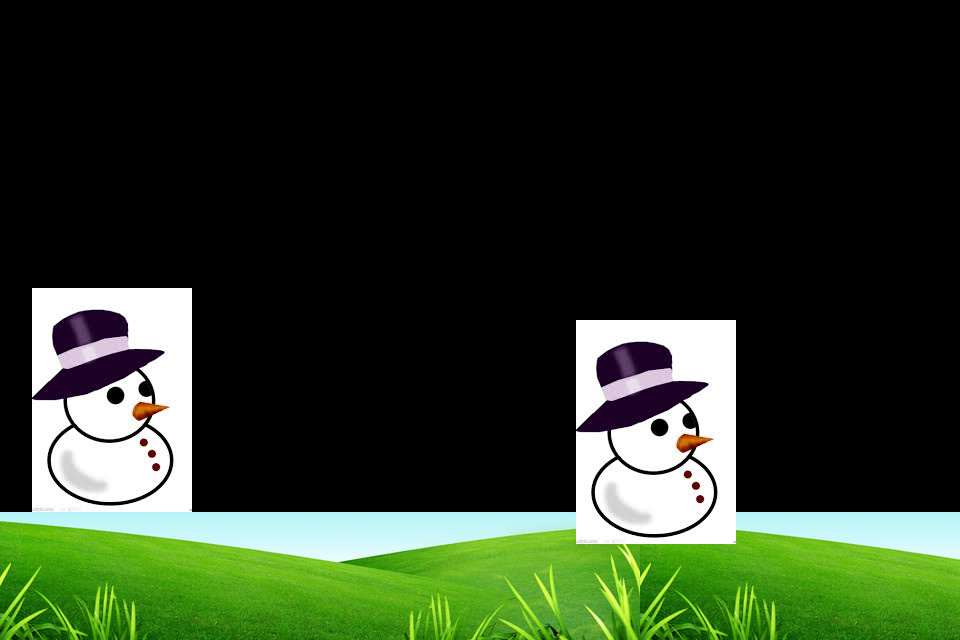

Below is a game level as drawn by its tile map, then a one-line description and the .tmx that defines it (tile-layer data replaced by summaries):
An orthogonal 30x20 tile map with 32x32 px tiles, 1 tile layer (块层 1), 2 tilesets and 1 object (player).

<map version="1.0" orientation="orthogonal" renderorder="right-down" width="30" height="20" tilewidth="32" tileheight="32">
 <tileset firstgid="1" name="caodi1" tilewidth="32" tileheight="32">
  <image source="caodi1.jpg" width="650" height="423" />
 </tileset>
 <tileset firstgid="261" name="xueren1" tilewidth="32" tileheight="32">
  <image source="xueren1.jpg" width="225" height="225" />
 </tileset>
 <layer name="块层 1" width="30" height="20">
  <data>[600 cells, 185 non-empty, 113 distinct tile ids]</data>
 </layer>
 <objectgroup name="Actors">
  <object name="player" x="319" y="320" width="65" height="64" />
 </objectgroup>
</map>
